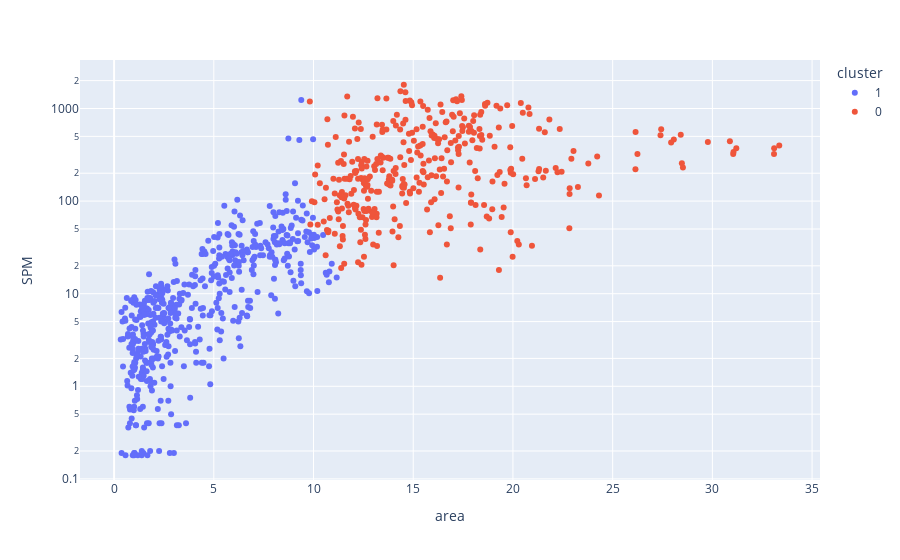

The cell this chart's notebook holds for it:
### Code cell
clustering.plot_clustering(x='area', log_y=True)

### Figure 1 — Plotly figure (JSON) as saved in the notebook; plotly's stock layout.template omitted (floating-point values rounded to 4 significant figures; data arrays with more than 128 entries replaced by an {"elided": "..."} marker saying what was removed)
{"data": [{"hovertemplate": "cluster=1<br>area=%{x}<br>SPM=%{y}<extra></extra>", "legendgroup": "1", "marker": {"color": "#636efa", "symbol": "circle"}, "mode": "markers", "name": "1", "orientation": "v", "showlegend": true, "type": "scatter", "x": {"elided": "507 float values"}, "xaxis": "x", "y": {"elided": "507 float values"}, "yaxis": "y"}, {"hovertemplate": "cluster=0<br>area=%{x}<br>SPM=%{y}<extra></extra>", "legendgroup": "0", "marker": {"color": "#EF553B", "symbol": "circle"}, "mode": "markers", "name": "0", "orientation": "v", "showlegend": true, "type": "scatter", "x": {"elided": "362 float values"}, "xaxis": "x", "y": {"elided": "362 float values"}, "yaxis": "y"}], "layout": {"autosize": true, "legend": {"title": {"text": "cluster"}, "tracegroupgap": 0}, "margin": {"t": 60}, "xaxis": {"anchor": "y", "autorange": true, "domain": [0, 1], "range": [-1.668, 35.36], "title": {"text": "area"}, "type": "linear"}, "yaxis": {"anchor": "x", "autorange": true, "domain": [0, 1], "range": [-1.028, 3.54], "title": {"text": "SPM"}, "type": "log"}}}
